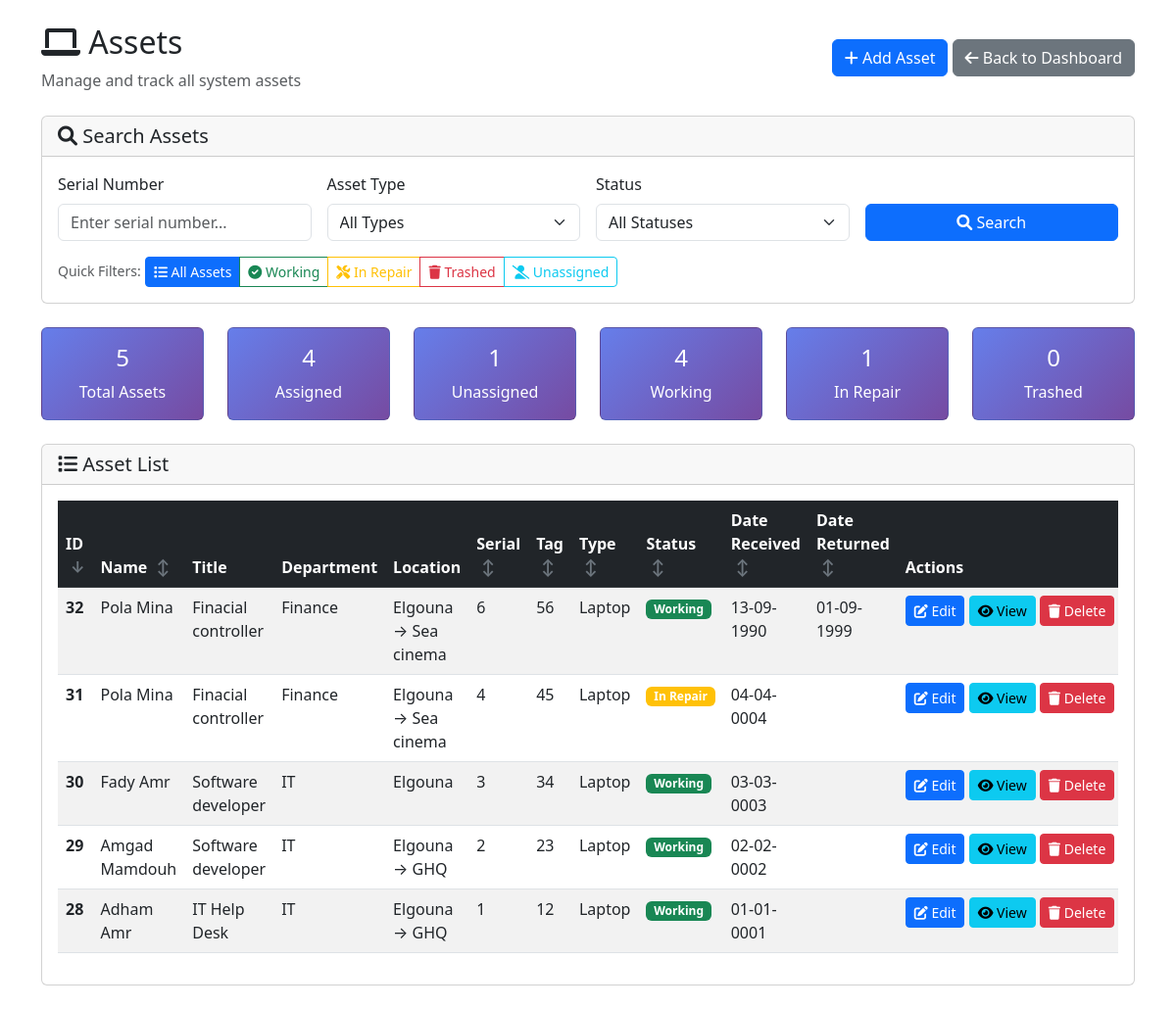
Screenshot of /assets.php with the database file from the repository.
### tables this page shows
CREATE TABLE `assets` (
  `AssetID` int(11) NOT NULL,
  `TypeID` int(11) NOT NULL,
  `SerialNumber` varchar(120) NOT NULL,
  `TagNumber` varchar(100) DEFAULT NULL,
  `Status` enum('Working','In Repair','Trashed') DEFAULT 'Working',
  `AssignedTo` int(11) DEFAULT NULL,
  `created_at` timestamp NOT NULL DEFAULT current_timestamp()
);

CREATE TABLE `assettypes` (
  `TypeID` int(11) NOT NULL,
  `TypeName` varchar(100) NOT NULL,
  `created_at` timestamp NOT NULL DEFAULT current_timestamp()
);

### assets.php (the view, shortened to what this page needs)
<?php
include 'db.php';
$sort_column = $_GET['sort'] ?? 'AssetID';
$sort_order = $_GET['order'] ?? 'DESC';
$sort_order = strtoupper($sort_order) === 'ASC' ? 'ASC' : 'DESC';
function buildOrderByClause($sort_column, $sort_order) {
    switch($sort_column) {
        case 'AssetID':
            return "a.AssetID $sort_order";
    }
}
function getAssetSummary($conn) {
    $sql = "SELECT
                COUNT(*) as total_assets,
                COUNT(CASE WHEN AssignedTo IS NOT NULL THEN 1 END) as assigned_assets,
                COUNT(CASE WHEN AssignedTo IS NULL THEN 1 END) as unassigned_assets,
                COUNT(CASE WHEN Status = 'Working' THEN 1 END) as working_assets,
                COUNT(CASE WHEN Status = 'In Repair' THEN 1 END) as repair_assets,
                COUNT(CASE WHEN Status = 'Trashed' THEN 1 END) as trashed_assets
            FROM assets";
    $result = $conn->query($sql);
    return $result->fetch_assoc();
}
function buildSearchConditions($search_params) {
    $conditions = [];
    $params = [];
    $types = '';
    return [
        'conditions' => $conditions,
        'params' => $params,
        'types' => $types
    ];
}
function getAssets($conn, $search_conditions, $order_by) {
    $sql = "SELECT
                a.AssetID,
                a.SerialNumber,
                a.TagNumber,
                t.TypeName,
                a.Status,
                e.Name AS EmpName,
                ti.TitleName AS EmpTitle,
                d.DepartmentName AS Department,
                CASE
                    WHEN l2.LocationName IS NOT NULL
                        THEN CONCAT(l2.LocationName, ' → ', l.LocationName)
                    ELSE l.LocationName
                END as Location,
                aa.DateReceived,
                aa.DateReturned
            FROM assets a
            JOIN assettypes t ON t.TypeID = a.TypeID
            LEFT JOIN (
                SELECT x.*
                FROM asset_assignments x
                INNER JOIN (
                    SELECT AssetID, MAX(AssignmentID) AS MaxAssignID
                    FROM asset_assignments
                    GROUP BY AssetID
                ) y ON x.AssetID = y.AssetID AND x.AssignmentID = y.MaxAssignID
            ) aa ON aa.AssetID = a.AssetID
            LEFT JOIN employees e ON e.EmployeeID = aa.EmployeeID
            LEFT JOIN titles ti ON ti.TitleID = e.TitleID
            LEFT JOIN departments d ON d.DepartmentID = e.DepartmentID
            LEFT JOIN locations l ON l.LocationID = e.LocationID
            LEFT JOIN locations l2 ON l.ParentID = l2.LocationID";
    $sql .= " ORDER BY $order_by";
    if (!empty($search_conditions['params'])) {
        $stmt = $conn->prepare($sql);
        $stmt->bind_param($search_conditions['types'], ...$search_conditions['params']);
        $stmt->execute();
        return $stmt->get_result();
    } else {
        return $conn->query($sql);
    }
}
function getSortUrl($column, $current_sort, $current_order) {
    $new_order = ($current_sort === $column && $current_order === 'ASC') ? 'DESC' : 'ASC';
    $params = $_GET;
    $params['sort'] = $column;
    $params['order'] = $new_order;
    return '?' . http_build_query($params);
}
function getSortIcon($column, $current_sort, $current_order) {
    if ($current_sort === $column) {
        return $current_order === 'ASC' ? '↑' : '↓';
    }
    return '↕';
}
function getStatusBadgeClass($status) {
    switch ($status) {
        case 'Working': return 'success';
        case 'In Repair': return 'warning';
    }
}
$order_by = buildOrderByClause($sort_column, $sort_order);
$summary = getAssetSummary($conn);
$search_conditions = buildSearchConditions($_GET);
$assets = getAssets($conn, $search_conditions, $order_by);
?>
<!DOCTYPE html>
<html lang="en">
<head>
    <link href="https://cdn.jsdelivr.net/npm/bootstrap@5.3.0/dist/css/bootstrap.min.css" rel="stylesheet">
    <link href="https://cdnjs.cloudflare.com/ajax/libs/font-awesome/6.0.0/css/all.min.css" rel="stylesheet">
</head>
<body class="container py-4">
    <header class="d-flex justify-content-between align-items-center mb-4">
        <div>
            <h2><i class="fas fa-laptop"></i> Assets</h2>
            <p class="text-muted mb-0">Manage and track all system assets</p>
        </div>
        <div>
            <a href="add_asset.php" class="btn btn-primary">
                <i class="fas fa-plus"></i> Add Asset
            </a>
            <a href="index.php" class="btn btn-secondary">
                <i class="fas fa-arrow-left"></i> Back to Dashboard
            </a>
        </div>
    </header>
    <section class="mb-4">
        <div class="card">
            <div class="card-header">
                <h5 class="mb-0"><i class="fas fa-search"></i> Search Assets</h5>
            </div>
            <div class="card-body">
                <form method="GET" class="row g-3">
                    <div class="col-md-3">
                        <label for="search_serial" class="form-label">Serial Number</label>
                        <input type="text" class="form-control" id="search_serial" name="search_serial"
                               value="<?= htmlspecialchars($_GET['search_serial'] ?? '') ?>"
                               placeholder="Enter serial number...">
                    </div>
                    <div class="col-md-3">
                        <label for="search_type" class="form-label">Asset Type</label>
                        <select class="form-select" id="search_type" name="search_type">
                            <option value="">All Types</option>
                        </select>
                    </div>
                    <div class="col-md-3">
                        <label for="search_status" class="form-label">Status</label>
                        <select class="form-select" id="search_status" name="search_status">
                            <option value="">All Statuses</option>
                        </select>
                    </div>
                    <div class="col-md-3">
                        <label class="form-label">&nbsp;</label>
                        <div class="d-grid gap-2">
                            <button type="submit" class="btn btn-primary">
                                <i class="fas fa-search"></i> Search
                            </button>
                        </div>
                    </div>
                </form>
                <div class="mt-3">
                    <small class="text-muted">Quick Filters:</small>
                    <div class="btn-group btn-group-sm" role="group">
                        <a href="assets.php" class="btn <?= (!isset($_GET['search_status']) && !isset($_GET['unassigned'])) ? 'btn-primary' : 'btn-outline-primary' ?>">
                            <i class="fas fa-list"></i> All Assets
                        </a>
                        <a href="assets.php?search_status=Working" class="btn <?= ($_GET['search_status'] ?? '') == 'Working' ? 'btn-success' : 'btn-outline-success' ?>">
                            <i class="fas fa-check-circle"></i> Working
                        </a>
                        <a href="assets.php?search_status=In Repair" class="btn <?= ($_GET['search_status'] ?? '') == 'In Repair' ? 'btn-warning' : 'btn-outline-warning' ?>">
                            <i class="fas fa-tools"></i> In Repair
                        </a>
                        <a href="assets.php?search_status=Trashed" class="btn <?= ($_GET['search_status'] ?? '') == 'Trashed' ? 'btn-danger' : 'btn-outline-danger' ?>">
                            <i class="fas fa-trash"></i> Trashed
                        </a>
                        <a href="assets.php?unassigned=1" class="btn <?= isset($_GET['unassigned']) ? 'btn-info' : 'btn-outline-info' ?>">
                            <i class="fas fa-user-slash"></i> Unassigned
                        </a>
                    </div>
                </div>
            </div>
        </div>
    </section>
    <section class="mb-4">
        <div class="row">
            <div class="col-md-2">
                <div class="card summary-card">
                    <div class="card-body text-center">
                        <h4 class="card-title"><?= number_format($summary['total_assets']) ?></h4>
                        <p class="card-text mb-0">Total Assets</p>
                    </div>
                </div>
            </div>
            <div class="col-md-2">
                <div class="card summary-card">
                    <div class="card-body text-center">
                        <h4 class="card-title"><?= number_format($summary['assigned_assets']) ?></h4>
                        <p class="card-text mb-0">Assigned</p>
                    </div>
                </div>
            </div>
            <div class="col-md-2">
                <div class="card summary-card">
                    <div class="card-body text-center">
                        <h4 class="card-title"><?= number_format($summary['unassigned_assets']) ?></h4>
                        <p class="card-text mb-0">Unassigned</p>
                    </div>
                </div>
            </div>
            <div class="col-md-2">
                <div class="card summary-card">
                    <div class="card-body text-center">
                        <h4 class="card-title"><?= number_format($summary['working_assets']) ?></h4>
                        <p class="card-text mb-0">Working</p>
                    </div>
                </div>
            </div>
            <div class="col-md-2">
                <div class="card summary-card">
                    <div class="card-body text-center">
                        <h4 class="card-title"><?= number_format($summary['repair_assets']) ?></h4>
                        <p class="card-text mb-0">In Repair</p>
                    </div>
                </div>
            </div>
            <div class="col-md-2">
                <div class="card summary-card">
                    <div class="card-body text-center">
                        <h4 class="card-title"><?= number_format($summary['trashed_assets']) ?></h4>
                        <p class="card-text mb-0">Trashed</p>
                    </div>
                </div>
            </div>
        </div>
    </section>
<section>
    <div class="card">
        <div class="card-header">
            <h5 class="mb-0"><i class="fas fa-list"></i> Asset List</h5>
        </div>
        <div class="card-body">
            <div class="table-responsive">
                <table class="table table-striped table-hover">
                    <thead class="table-dark">
                        <tr>
                            <th class="sortable" onclick="window.location.href='<?= getSortUrl('AssetID', $sort_column, $sort_order) ?>'">
                                ID <span class="sort-icon"><?= getSortIcon('AssetID', $sort_column, $sort_order) ?></span>
                            </th>
                            <th class="sortable" onclick="window.location.href='<?= getSortUrl('EmpName', $sort_column, $sort_order) ?>'">
                                Name <span class="sort-icon"><?= getSortIcon('EmpName', $sort_column, $sort_order) ?></span>
                            </th>
                            <th>Title</th>
                            <th>Department</th>
                            <th>Location</th>
                            <th class="sortable" onclick="window.location.href='<?= getSortUrl('SerialNumber', $sort_column, $sort_order) ?>'">
                                Serial <span class="sort-icon"><?= getSortIcon('SerialNumber', $sort_column, $sort_order) ?></span>
                            </th>
                            <th class="sortable" onclick="window.location.href='<?= getSortUrl('TagNumber', $sort_column, $sort_order) ?>'">
                                Tag <span class="sort-icon"><?= getSortIcon('TagNumber', $sort_column, $sort_order) ?></span>
                            </th>
                            <th class="sortable" onclick="window.location.href='<?= getSortUrl('TypeName', $sort_column, $sort_order) ?>'">
                                Type <span class="sort-icon"><?= getSortIcon('TypeName', $sort_column, $sort_order) ?></span>
                            </th>
                            <th class="sortable" onclick="window.location.href='<?= getSortUrl('Status', $sort_column, $sort_order) ?>'">
                                Status <span class="sort-icon"><?= getSortIcon('Status', $sort_column, $sort_order) ?></span>
                            </th>
                            <th class="sortable" onclick="window.location.href='<?= getSortUrl('DateReceived', $sort_column, $sort_order) ?>'">
                                Date Received <span class="sort-icon"><?= getSortIcon('DateReceived', $sort_column, $sort_order) ?></span>
                            </th>
                            <th class="sortable" onclick="window.location.href='<?= getSortUrl('DateReturned', $sort_column, $sort_order) ?>'">
                                Date Returned <span class="sort-icon"><?= getSortIcon('DateReturned', $sort_column, $sort_order) ?></span>
                            </th>
                            <th>Actions</th>
                        </tr>
                    </thead>
                    <tbody>
                        <?php while($asset = $assets->fetch_assoc()): ?>
                            <tr>
                                <td><strong><?= htmlspecialchars($asset['AssetID']) ?></strong></td>
                                <td><?= htmlspecialchars($asset['EmpName'] ?? 'Unassigned') ?></td>
                                <td><?= htmlspecialchars($asset['EmpTitle'] ?? '') ?></td>
                                <td><?= htmlspecialchars($asset['Department'] ?? '') ?></td>
                                <td><?= htmlspecialchars($asset['Location'] ?? '') ?></td>
                                <td><?= htmlspecialchars($asset['SerialNumber']) ?></td>
                                <td><?= htmlspecialchars($asset['TagNumber']) ?></td>
                                <td><?= htmlspecialchars($asset['TypeName']) ?></td>
                                <td>
                                    <span class="badge bg-<?= getStatusBadgeClass($asset['Status']) ?>">
                                        <?= htmlspecialchars($asset['Status']) ?>
                                    </span>
                                </td>
                                <td><?= !empty($asset['DateReceived']) ? date('d-m-Y', strtotime($asset['DateReceived'])) : '' ?></td>
                                <td><?= !empty($asset['DateReturned']) ? date('d-m-Y', strtotime($asset['DateReturned'])) : '' ?></td>
                                <td class="action-buttons">
                                    <a href="edit_asset.php?id=<?= $asset['AssetID'] ?>" class="btn btn-sm btn-primary">
                                        <i class="fas fa-edit"></i> Edit
                                    </a>
                                    <a href="view_asset.php?id=<?= $asset['AssetID'] ?>" class="btn btn-sm btn-info">
                                        <i class="fas fa-eye"></i> View
                                    </a>
                                    <a href="delete_asset.php?id=<?= $asset['AssetID'] ?>"
                                       class="btn btn-sm btn-danger"
                                       onclick="return confirm('Are you sure you want to delete this asset?')">
                                        <i class="fas fa-trash"></i> Delete
                                    </a>
                                </td>
                            </tr>
                        <?php endwhile; ?>
                    </tbody>
                </table>
            </div>
        </div>
    </div>
</section>
</body>
</html>

### assets.php (style rules this page uses)
.sortable { cursor: pointer; }
.sort-icon { margin-left: 5px; color: #6c757d; }
.summary-card { background: linear-gradient(135deg, #667eea 0%, #764ba2 100%); color: white; }
.action-buttons { white-space: nowrap; }

### rows the page displays
assets: AssetID "32", EmpName "Pola Mina", EmpTitle "Finacial controller", Department "Finance", Location "Elgouna → Sea cinema", SerialNumber "6", TagNumber "56", TypeID.TypeName "Laptop", Status "Working", DateReceived "13-09-1990", DateReturned "01-09-1999"
assets: AssetID "31", EmpName "Pola Mina", EmpTitle "Finacial controller", Department "Finance", Location "Elgouna → Sea cinema", SerialNumber "4", TagNumber "45", TypeID.TypeName "Laptop", Status "In Repair", DateReceived "04-04-0004"
assets: AssetID "30", EmpName "Fady Amr", EmpTitle "Software developer", Department "IT", Location "Elgouna", SerialNumber "3", TagNumber "34", TypeID.TypeName "Laptop", Status "Working", DateReceived "03-03-0003"
assets: AssetID "29", EmpName "Amgad Mamdouh", EmpTitle "Software developer", Department "IT", Location "Elgouna → GHQ", SerialNumber "2", TagNumber "23", TypeID.TypeName "Laptop", Status "Working", DateReceived "02-02-0002"
assets: AssetID "28", EmpName "Adham Amr", EmpTitle "IT Help Desk", Department "IT", Location "Elgouna → GHQ", SerialNumber "1", TagNumber "12", TypeID.TypeName "Laptop", Status "Working", DateReceived "01-01-0001"

### other values shown
$summary['total_assets'] "5"
$summary['assigned_assets'] "4"
$summary['unassigned_assets'] "1"
$summary['working_assets'] "4"
$summary['repair_assets'] "1"
$summary['trashed_assets'] "0"
getSortIcon('AssetID', $sort_column, $sort_order) "↓"
getSortIcon('EmpName', $sort_column, $sort_order) "↕"
getSortIcon('SerialNumber', $sort_column, $sort_order) "↕"
getSortIcon('TagNumber', $sort_column, $sort_order) "↕"
getSortIcon('TypeName', $sort_column, $sort_order) "↕"
getSortIcon('Status', $sort_column, $sort_order) "↕"
getSortIcon('DateReceived', $sort_column, $sort_order) "↕"
getSortIcon('DateReturned', $sort_column, $sort_order) "↕"
